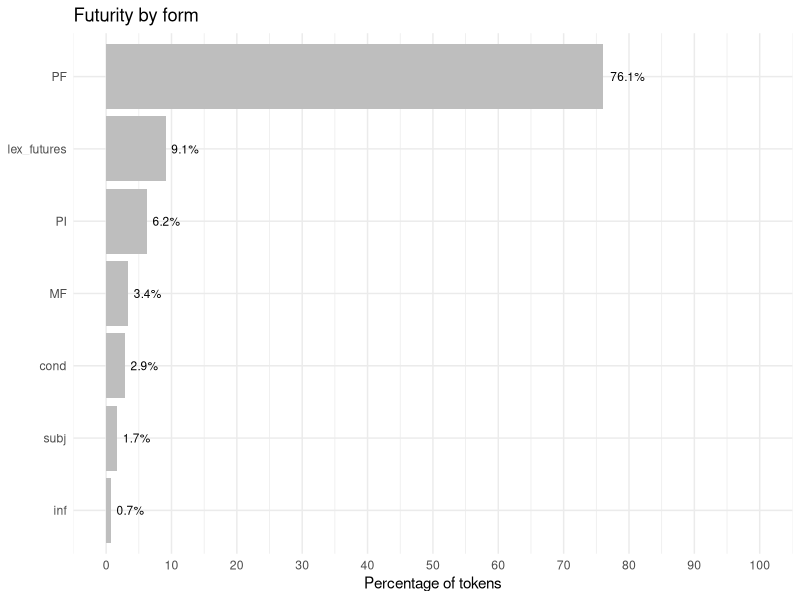
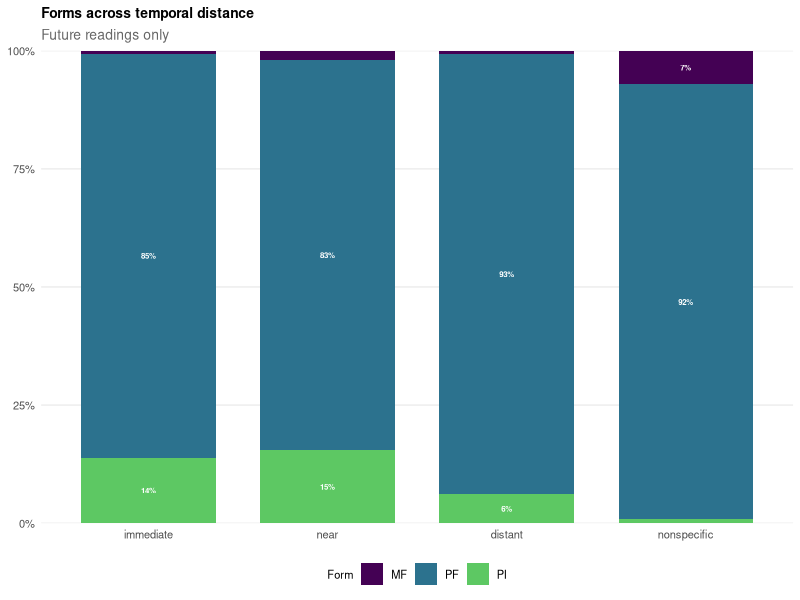
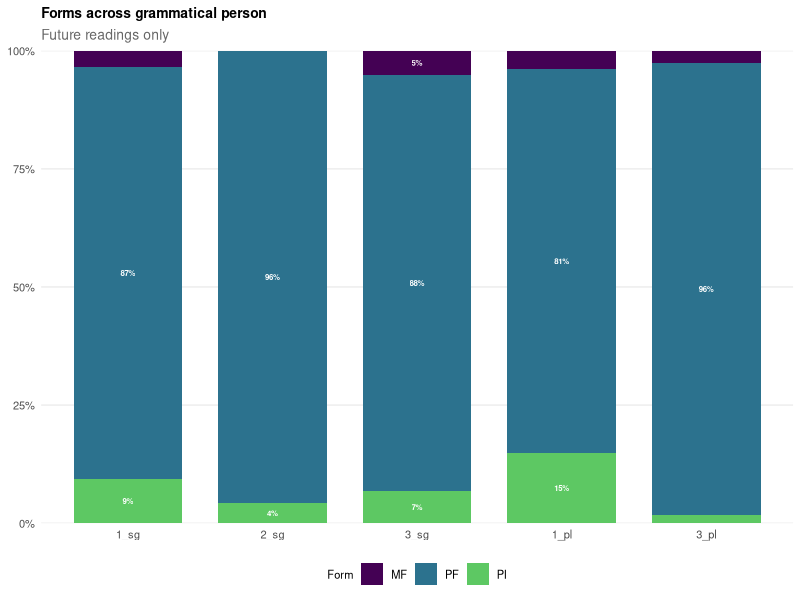
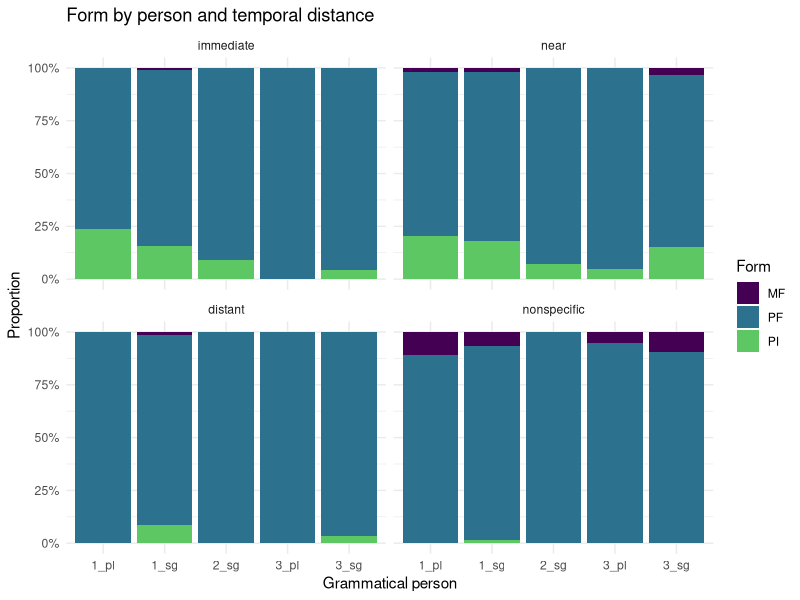

These figures' R source, in order:
# ----- Descriptive stats: Futurity --------------------------------------------
#
# This script contains the code used to do descriptive stats for the futurity 
# data for Study 1.
#
# ------------------------------------------------------------------------------

# ----- 1. Load libraries ------------------------------------------------------
library("here")
library("readxl")
library("tidyverse")
library("dplyr")
library("ggplot2")
library("scales")
# ------------------------------------------------------------------------------



# ----- 2. Load data -----------------------------------------------------------
data_raw <- read_excel(here("study_1", "data", "corpus_bls_raw.xlsx"))
# ------------------------------------------------------------------------------



# ----- 3. Check and tidy data  ------------------------------------------------
# Visualize data
glimpse(data_raw)
head(data_raw)

colnames(data_raw)

# Remove unnecessary columns
data_tidy <- data_raw |>
  select(-c(4, 20))

colnames(data_tidy)
# ------------------------------------------------------------------------------



# ----- 4. Check data distribution: Futurity reading ---------------------------
# Select futurity reading and create subset
future_readings <- c("future", "future_hyp")

data_futurity_raw <- data_tidy |> 
  filter(reading %in% future_readings)

nrow(data_futurity_raw) 

# See distribution of forms in futurity reading (all coded forms)
data_futurity_raw |>
  count(form) |>
  mutate(pct = round(n / sum(n) * 100, 1)) |>
  arrange(desc(n))

# Collapse lexical futures together and conditional futures together ("recode")
data_futurity_tidy <- data_futurity_raw |>
  mutate(form = fct_recode(form,
                                     "lex_futures" = "querer_inf",
                                     "lex_futures" = "tener_inf",
                                     "lex_futures" = "pensar_inf",
                                     "lex_futures" = "planear_inf",
                                     "lex_futures" = "poder_inf",
                                     "lex_futures" = "querer",
                                     "lex_futures" = "estar_para",
                                     "lex_futures" = "necesitar_inf",
                                     "cond"        = "cond_inf"))

# Table: Futurity by form (with recoded values)
data_futurity_tidy |>
  count(form) |>
  mutate(pct = round(n / sum(n) * 100, 1)) |>
  arrange(desc(n))

# Plot: Futurity by form (with recoded values)
data_futurity_tidy |>
  count(form) |>
  mutate(pct = n / sum(n) * 100) |>
  ggplot(aes(x = pct, y = reorder(form, pct))) +
  geom_col(fill = "gray") +
  geom_text(aes(label = paste0(round(pct, 1), "%")), hjust = -0.2, size = 3) +
  scale_x_continuous(breaks = seq(0, 100, 10), limits = c(0, 100)) +
  labs(title = "Futurity by form",
       x = "Percentage of tokens", y = NULL) +
  theme_minimal()

# Obs:
  # There are 1,254 tokens labeled with either 'future' or 'future_hyp'.
  # Of these, the majority (76%) are PF, followed by lexical futures (9.1%), 
  #   the PI (6.2%) and the MF (3.4%).
  # Around 5-6% of the tokens are other forms (cond., subj., inf.)

# See distribution within futurity: pure futures vs hypothetical futures
data_futurity_tidy |>
  count(reading) |>
  mutate(pct = round(n / sum(n) * 100, 1)) |>
  arrange(desc(n))

data_futurity_tidy |>
  count(form, reading) |>
  mutate(pct = round(n / sum(n) * 100, 1)) |>
  arrange(desc(n))

# Obs:
  # Of the 1,254 tokens labeled with either 'future' or 'future_hyp', most of 
  #   them (~ 91%) are considered temporal futures, whereas 9% are 
  #   hypothetical futures, usually embedded in conditional clauses.
  # While a variety of forms is used to express future-time reference, in this
  #   dataset, only the PF and the MF are used to talk about hypothetical  
  #   futures. Within this specific subtype of future, the most used structure 
  #   is the PF (107 tokens; MF = 7 tokens). Interestingly, no lexical 
  #   futures are used to talk about hypothetical future situations. In the case 
  #   of the PI, that is probably not surprising and generally expected. 


# Table: Use of PF, MF, and PI to express futurity
data_futurity_tidy |>
  filter(form %in% c("PF", "MF", "PI")) |>
  count(form) |>
  mutate(pct = round(n / sum(n) * 100, 1)) |>
  arrange(desc(n))

data_futurity_tidy |>
  filter(form %in% c("PF", "MF", "PI"), reading == "future") |>
  count(form) |>
  mutate(pct = round(n / sum(n) * 100, 1)) |>
  arrange(desc(n))

# Obs:
  # When considering only the PF, MF, and PI, there is a total of 1,074 tokens.
  #   for future-time reference (future and future_hyp). Of these, 953 (88.7%) 
  #   are PF, 78 (or 7.3%) are PI, and 43 (or 4%) are MF. 
  # 180 tokens belong to structures other than the targets of the study.
  # 960 are  temporal futures: 846 PF, 78 PI, 36 MF). 


# Use of PF, MF, and PI by temporal distance and reading
data_futurity_tidy |>
  filter(form %in% c("PF", "MF", "PI")) |>
  count(temp_dist, form, reading) |>
  group_by(temp_dist, reading) |>
  mutate(pct = round(n / sum(n) * 100, 1)) |>
  ungroup() #|>
  #arrange(form, desc(n))

# Obs:
  # All forms have at least 1 token in each specific temporal category..
  # The PF is the form most used to express futurity, regardless of the temporal 
  #   specification.
  # The MF seems to be favored in nonspecific futures (28), followed by near (6),
  #   distant (1) and immediate (1).
  # The PI appears to be favored in near and immediate futures. It is also used 
  #   to a lesser extent, for distant and nonspecific futures. In the case of 
  #   the distant futures, they are most likely scheduled events (graduations, 
  #   birthdays, etc.).
  # Hypothetical futures are always nonspecific and only occur with the PF (105)
  #   and the MF (7).

# Use of PF, MF, and PI by temporal distance (future reading only)
data_futurity_tidy |>
  filter(form %in% c("PF", "MF", "PI")) |>
  filter(reading == "future") |>
  count(temp_dist) |>
  mutate(pct = round(n / sum(n) * 100, 1)) |>
  ungroup()

# Obs:
  # Almost 40% of the futures are nonspecific. This means that the temporal 
  #   reference was not explicit. While it might have been for the interview
  #   participants, it was not for the researchers.
  # Nonspecific futures are followed by near (31.8%) and immediate (15%), and 
  #   finally distant (13.5%) futures.
  # Importantly, some of the tokens coded as nonspecific might be distant, but 
  #   with the information provided in the context, and in the absence of clear 
  #   temporal markers (advs, temporal subordinates, etc.), it is impossible to 
  #   tell.


# Table: PF, MF, and PI across temporal distance (future reading only)
data_futurity_tidy |>
  filter(form %in% c("PF", "MF", "PI")) |>
  filter(reading == "future") |>
  count(temp_dist, form) |>
  group_by(temp_dist) |>
  mutate(pct = round(n / sum(n) * 100, 1)) |>
  ungroup() #|>
  #arrange(form, desc(n))

# Obs:
  # All forms are used for all temporal distance values.
  # Overall, the PF is the preferred form for any temporal distance value. 
  # For all temporally marked events, the PI is used over the MF:
  #   immediate: 13.9 vs 0.7%
  #   near: 15.4 vs 2%
  #   distant: 6.2 vs 0.8% 
  # Conversely, for nonspecific events the MF is employed over the PI (7.3% vs 
  #   0.8%).
  # Again, however, the PF is the preferred form in any case, especially for 
  #   distant (93.1%) and nonspecific events (91.9%).

# Plot: PF, MF, and PI across temporal distance (future reading only)
plot_temp_dist_data <- data_futurity_tidy |>
  filter(form %in% c("PF", "MF", "PI"),
         reading == "future",
         temp_dist %in% c("immediate", "near", "distant", "nonspecific")) |>
  count(temp_dist, form) |>
  group_by(temp_dist) |>
  mutate(pct = n / sum(n) * 100) |>
  ungroup() |>
  mutate(temp_dist = factor(temp_dist,
                            levels = c("immediate", "near", "distant", 
                                       "nonspecific")))

plot_temp_dist_data |>
  ggplot() +
  aes(x = temp_dist, y = pct, fill = form) +
  geom_col(width = 0.75) +
  geom_text(aes(label = ifelse(pct >= 4, paste0(round(pct), "%"), "")),
            position = position_stack(vjust = 0.5),
            color = "white", fontface = "bold", size = 2) +
  scale_fill_viridis_d(end = 0.75) +
  scale_y_continuous(labels = label_percent(scale = 1), expand = c(0, 0)) +
  labs(title = "Forms across temporal distance",
       subtitle = "Future readings only",
       x = NULL, y = NULL, fill = "Form") +
  theme_minimal(base_size = 10) +
  theme(
    panel.grid.major.x = element_blank(),
    panel.grid.minor   = element_blank(),
    plot.title    = element_text(face = "bold", size = 10),
    plot.subtitle = element_text(color = "gray40"),
    legend.position = "bottom",
    legend.title = element_text(size = 8),
    legend.text = element_text(size = 8))

# Table: PF, MF, and PI within grammatical person (future reading only)
data_futurity_tidy |>
  filter(form %in% c("PF", "MF", "PI")) |>
  filter(reading == "future") |>
  count(gram_pers, form) |>
  group_by(gram_pers) |>
  mutate(pct = round(n / sum(n) * 100, 1)) |>
  ungroup() |>
  arrange(form, desc(n))

plot_gram_pers_data <- data_futurity_tidy |>
  filter(form %in% c("PF", "MF", "PI"),
         reading == "future") |>
  count(gram_pers, form) |>
  group_by(gram_pers) |>
  mutate(pct = n / sum(n) * 100) |>
  ungroup() |>
  mutate(gram_pers = factor(gram_pers,
                            levels = c("1_sg", "2_sg", "3_sg", "1_pl", "3_pl")))

plot_gram_pers_data |>
  ggplot() +
  aes(x = gram_pers, y = pct, fill = form) +
  geom_col(width = 0.75) +
  geom_text(aes(label = ifelse(pct >= 4, paste0(round(pct), "%"), "")),
            position = position_stack(vjust = 0.5),
            color = "white", fontface = "bold", size = 2) +
  scale_fill_viridis_d(end = 0.75) +
  scale_y_continuous(labels = label_percent(scale = 1), expand = c(0, 0)) +
  labs(title = "Forms across grammatical person",
       subtitle = "Future readings only",
       x = NULL, y = NULL, fill = "Form") +
  theme_minimal(base_size = 10) +
  theme(
    panel.grid.major.x = element_blank(),
    panel.grid.minor   = element_blank(),
    plot.title    = element_text(face = "bold", size = 10),
    plot.subtitle = element_text(color = "gray40"),
    legend.position = "bottom",
    legend.title = element_text(size = 8),
    legend.text = element_text(size = 8))

# Obs:
  # The percentages are calculated within each grammatical person because of the 
  #   group_by(). This means that, for each person, the MF, PF, PI are added 
  #   together, and each count is expressed as a share of that grammatical 
  #   person's total.
  # All forms are used for all grammatical person values. There are very small 
  #   counts for some combinations of form and grammtical person.
  # The only exception is the 2_pl -- there are no examples as expected.
  # Most of the tokens are in 1_sg, which makes sense given the nature of the 
  #   sociolinguistic interviews.
  # Within each structure, the 1_sg has the most tokens and the 2_sg the least.
  # The PF is by far the most frequent form across all grammatical person values
  #   and accounts approximately for 81-96% of tokens in each case.
  # The PI seem to compete with PF a bit more in the 1_sg.
  # The use of the MF is very limited and never exceeds the 5% for any person. 
  # Importantly, while the 3_sg is essentially PF-dominant, the MF makes its 
  #   strongest showing. Where the first person tends to pull its non-PF share 
  #   toward PI, the 3_sg instead tips a bit more toward MF. This gives the 3_sg 
  #   a somewhat more even split between the PI and the MF. I wonder if this 
  #   observation might be related to the fact that the epistemic MF is typically 
  #   used in the third person, and especially the 3_sg (at least according to 
  #   traditional grammars).


# Table: Grammatical person within form (future reading only)
data_futurity_tidy |>
  filter(form %in% c("PF", "MF", "PI")) |>
  filter(reading == "future") |>
  count(gram_pers, form) |>
  group_by(form) |>
  mutate(pct = round(n / sum(n) * 100, 1)) |>
  ungroup() |>
  arrange(form, desc(n))

# Obs:
  # All forms follow a similar pattern, yet not identical:
  #   PF: 1_sg > 3_sg > 3_pl > 1_pl > 2_sg
  #   MF: 1_sg > 3_sg > 1_pl > 3_pl > 2_sg
  #   MF: 1_sg > 3_sg > 1_pl > 3_pl > 2_sg
  # For the PI, approx. 75% of the data fails within the first person. If the 
  #   grammatical person is considered a marker of certainty, it makes a lot of 
  #   sense. 
  # Interestingly, approx. 55% of the MF tokens are also in the first person. If 
  #   the MF is considered a marker of uncertainty, then this result makes less 
  #   sense. However, it might be that grammatical person/certainty is 
  #   interacting with temporal distance. 

# Temporal distance x Grammatical person
data_futurity_tidy |>
  filter(form %in% c("PF", "MF", "PI"),reading == "future") |>
  count(temp_dist, gram_pers, form) |>
  group_by(temp_dist, gram_pers) |>
  mutate(pct = round(n / sum(n) * 100, 1)) |>
  ungroup() |>
  print(n=44)

data_futurity_tidy |>
  filter(form %in% c("PF", "MF", "PI"),
         reading == "future")|> 
  mutate(temp_dist = factor(temp_dist,
                            levels = c("immediate", "near", "distant", 
                                       "nonspecific"))) |>
  count(temp_dist, gram_pers, form) |>
  ggplot() +
  aes(x = gram_pers, y = n, fill = form) +
  geom_col(position = "fill") +
  facet_wrap(~ temp_dist) +
  scale_fill_viridis_d(end = 0.75) +
  scale_y_continuous(labels = scales::percent) +
  labs(title = "Form by person and temporal distance",
       x = "Grammatical person", y = "Proportion", fill = "Form") +
  theme_minimal()

# Obs:
  # The PI seems to be favored in immediate and near contexts, especially in the
  #   first person. The PI is used to some extent to talk about distant and 
  #   nonspecific events, basically in 1_sg (perhaps adding some certainty to 
  #   it?)
  # The pattern for the MF is almost the opposite. It is near absent in the 
  #   three specific temporal distances, and present when the event is not 
  #   temporally anchored. 
  # The PF is the dominant form throughout.

# Table: verb class (future reading only)
data_futurity_tidy |>
  filter(form %in% c("PF", "MF", "PI")) |>
  filter(reading == "future") |>
  count(verb_class) |>
  mutate(pct = round(n / sum(n) * 100, 1)) |>
  arrange(desc(n))

# Obs:
  # Half of the futurity tokens refer to dynamic (non-motion) verbs.
  # 20% of the tokens refer to motion verbs.
  # Almost 30% refer to verbs denoting state: stative (20%), modal (3.5%), 
  #   psychological (3.2%) and perceptual (2.8%).
  # 0.2% refer to other, which are presumably dynamic verbs.


# Table: PF, MF, and PI across verb class (future reading only)
data_futurity_tidy |>
  filter(form %in% c("PF", "MF", "PI")) |>
  filter(reading == "future") |>
  count(verb_class, form) |>
  group_by(verb_class) |>
  mutate(pct = round(n / sum(n) * 100, 1)) |>
  ungroup() #|>
#arrange(form, desc(n))

# Table: Verb class within form (future reading only)
data_futurity_tidy |>
  filter(form %in% c("PF", "MF", "PI")) |>
  filter(reading == "future") |>
  count(verb_class, form) |>
  group_by(form) |>
  mutate(pct = round(n / sum(n) * 100, 1)) |>
  ungroup() |>
  arrange(form, desc(n))

# Obs:
  # Within each specific form, the MF is favored in verbs denoting states, that 
  #   is, stative (41.7%), modal (8.3%), perception (5.6%), and psychological 
  #   (2.8) verbs. They account for 58.4% of the MF tokens.
  # 25% of the tokens are for dynamic (non-motion) verbs and 16.7 for motion 
  #   verbs.
  # In the case of the PF, almost 70% of the tokens refer to non-states:
  #   dynamic (52%) and motion (17.7%) verbs.
  # As for the PI, almost 90% of the verbs are non-states, especially motion 
  #   (47.4%). Only 11.6% of the PI tokens are states.


# Forms across speakers
total_speakers <- n_distinct(data_futurity_tidy$participant)

data_futurity_tidy |>
  filter(form %in% c("PF", "MF", "PI"), reading == "future") |>
  group_by(form) |>
  summarize(
    num_tokens    = n(),
    num_speakers  = n_distinct(participant),
    pct_speakers = round(100 * num_speakers / total_speakers, 1),
    tokens_per_speaker = round(num_tokens / num_speakers, 1)) |>
  ungroup()

# Obs:
  # MF: 36 tokens produced by 21 speakers (23.9% of speakers in the dataset).
  # PI: 78 tokens produced by 36 speakers (40.9% of speakers in the dataset).
  # PF: 846 tokens produced by 86 speakers (97.7% of speakers in the dataset).
# ------------------------------------------------------------------------------
